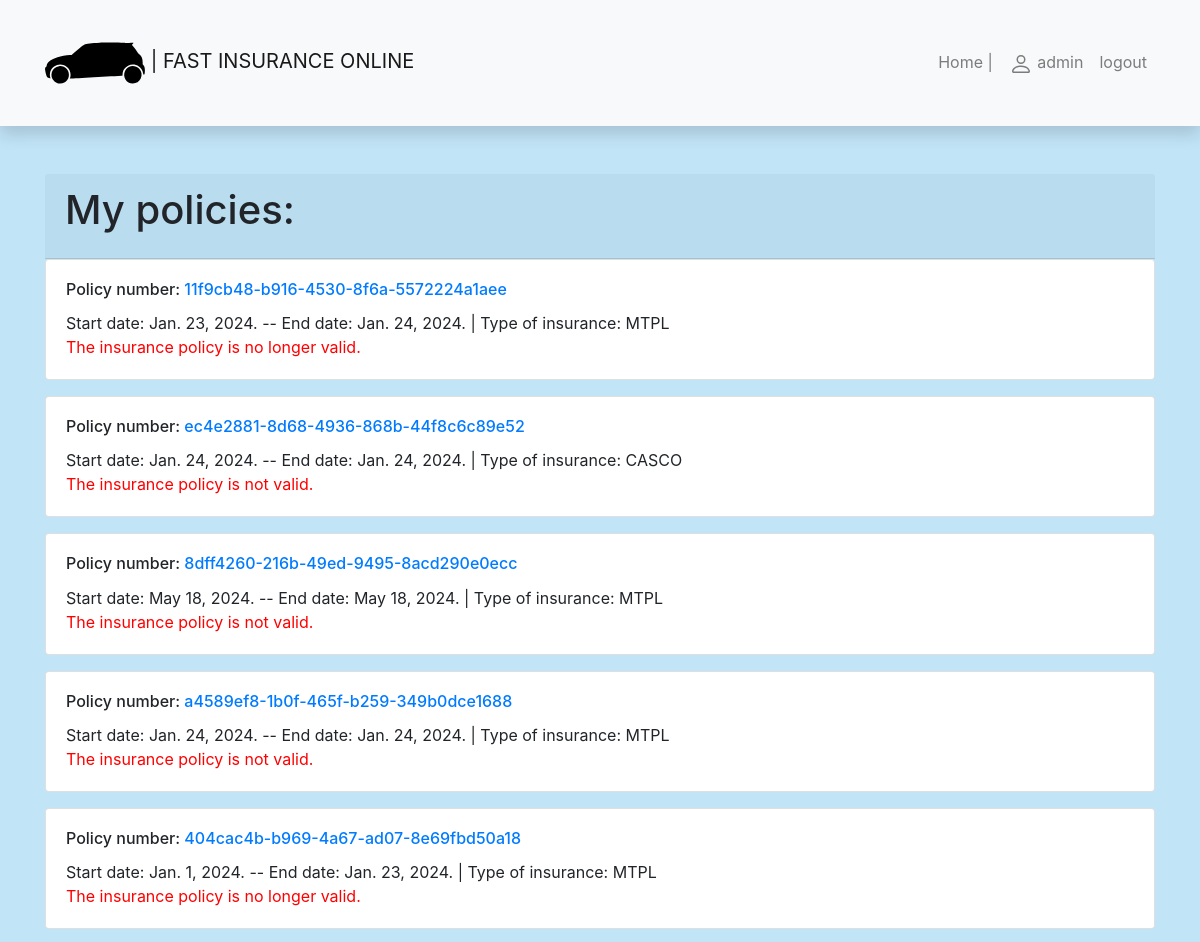
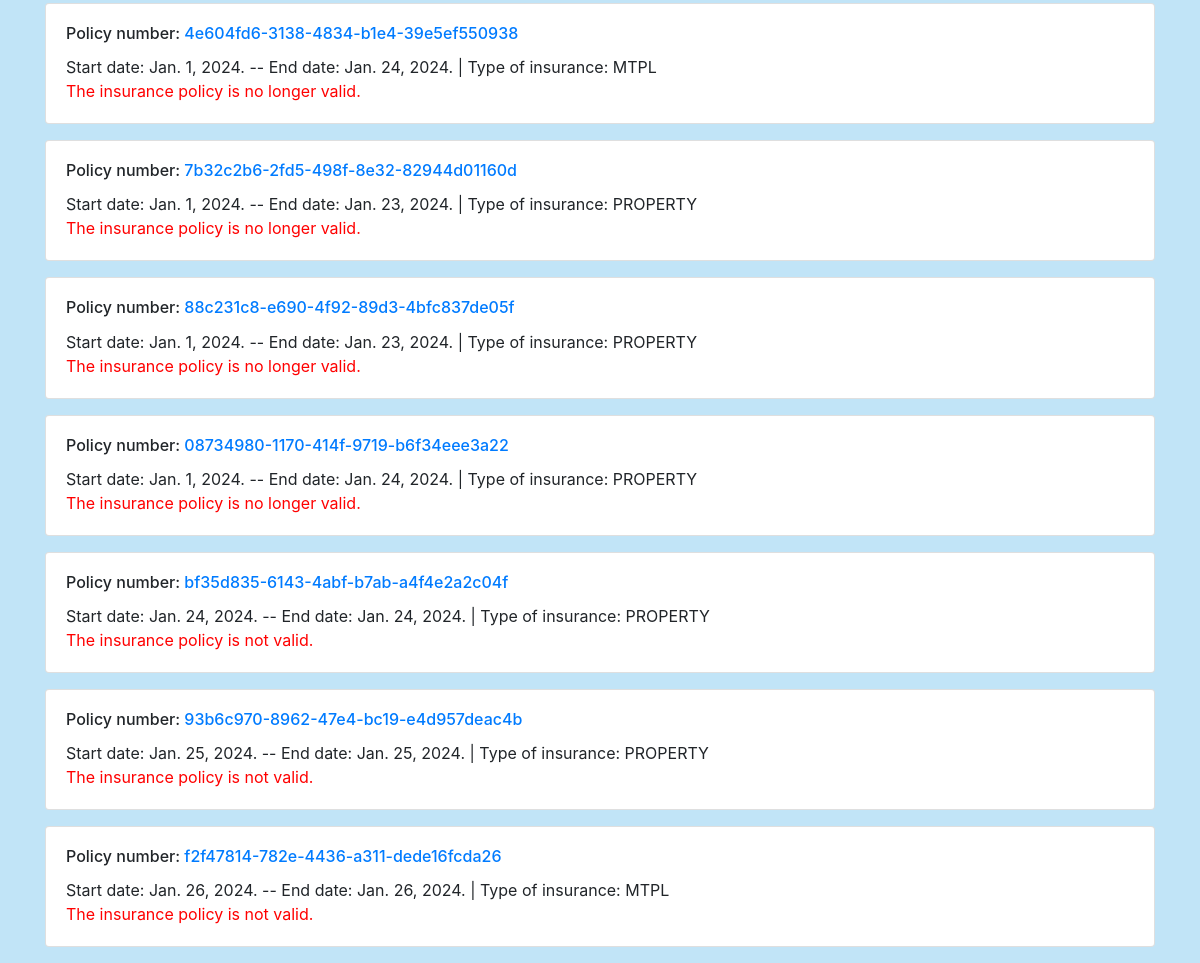
Screenshot of /insurance/my-policies/ (signed in) with the database file from the repository (2 pictures, top to bottom).
### insurance/models.py (models this page shows, shortened)
class Policy(models.Model):
    policyholder = models.ForeignKey('Policyholder', related_name='policies', on_delete=models.SET_NULL, null=True,
                                     blank=True)
    policy_number = models.UUIDField(primary_key=True, default=uuid.uuid4, help_text="Unique policy number.")
    start_date = models.DateField()
    end_date = models.DateField()
    policy_duration = models.IntegerField(default=365)
    policy_type = models.CharField(max_length=255)
    insurance_premium = models.FloatField()

### insurance/views.py (the view)
# urls.py: path("my-policies/", views.PoliciesByUserListView.as_view(), name="my-policies"),
class PoliciesByUserListView(LoginRequiredMixin, generic.ListView):  # Subclass of the parent class ListView.
    model = Policy
    template_name = "user_policies.html"
    context_object_name = "policies_list"
    def get_queryset(self):
        user = self.request.user
        policyholder = Policyholder.objects.get(user=user)
        return Policy.objects.filter(policyholder=policyholder)  # We can add .order_by().
    def get_context_data(self, **kwargs):
        context = super().get_context_data(**kwargs)
        context["today"] = date.today()
        return context

### insurance/templates/user_policies.html
{% extends "base.html" %}
{% block content %}
<div class="card-header">
    <h1 class="card-title">My policies:</h1>
</div>
{% if policies_list %}
{% for policy in policies_list %}
    <div class="card mb-3">
        <div class="card-body">
            <h6 class="card-title">Policy number: <a href="{% url 'policy-one' policy.policy_number %}">
                {{ policy.policy_number }}</a>
            </h6>
            <p class="card-text">Start date: {{policy.start_date}}. -- End date: {{policy.end_date}}.
            | Type of insurance: {{ policy.policy_type }}
            <br>
            {% if policy.end_date == policy.start_date %}
                <span style="color:red;">The insurance policy is not valid.</span>
            {% elif policy.end_date <= today %}
                <span style="color:red;">The insurance policy is no longer valid.</span>
            {% elif policy.start_date > today %}
                <span style="color:orange;">Insurance coverage has not yet started.</span>
            {% else %}
                <span style="color:green;">Insurance coverage is valid.</span>
            {% endif %}
            </p>
        </div>
    </div>
{% endfor %}
{% else %}
<p>You do not have insurance policies in our company.</p>
{% endif %}
{% endblock %}

### insurance/templates/base.html (shortened to what this page needs)
<!DOCTYPE html>
<html lang="en">
<head>
    <link
            rel="stylesheet"
            href="https://stackpath.bootstrapcdn.com/bootstrap/4.1.3/css/bootstrap.min.css"
    />
    <link
            rel="stylesheet"
            href="https://cdnjs.cloudflare.com/ajax/libs/font-awesome/4.7.0/css/font-awesome.min.css"
    />
    {% load static %}
    <link rel="stylesheet" href="{% static 'css/styles.css' %}"/>
</head>
<body>
<nav
        class="navbar navbar-expand-lg navbar-light bg-light static-top mb-5 shadow"
>
    <div class="container">
        <a class="navbar-brand" href="{% url 'index' %}">
            | FAST INSURANCE ONLINE</a>
        <div class="collapse navbar-collapse" id="navbarResponsive">
            <ul class="navbar-nav ml-auto">
                <li class="nav-item">
                    <a class="nav-link" href="{% url 'index' %}">Home |</a>
                </li>
                {% if user.is_authenticated %}
                <li class="nav-item"><a class="nav-link" href="{% url 'profile-url' %}">
                    {{ user }}</a></li>
                <li class="nav-item"><a class="nav-link" href="{% url 'logout' %}?next=/insurance">logout</a>
                {% endif %}
            </ul>
        </div>
    </div>
</nav>
<div class="container">{% block content %}{% endblock %}</div>
</body>
</html>

### insurance/static/css/styles.css (style rules this page uses)
body { background-color: #c1e4f7; }

### rows the page displays
Policy: policy_number "11f9cb48-b916-4530-8f6a-5572224a1aee", start_date "Jan. 23, 2024", end_date "Jan. 24, 2024", policy_type "MTPL", shows "The insurance policy is no longer valid."
Policy: policy_number "ec4e2881-8d68-4936-868b-44f8c6c89e52", start_date "Jan. 24, 2024", end_date "Jan. 24, 2024", policy_type "CASCO", shows "The insurance policy is not valid."
Policy: policy_number "8dff4260-216b-49ed-9495-8acd290e0ecc", start_date "May 18, 2024", end_date "May 18, 2024", policy_type "MTPL", shows "The insurance policy is not valid."
Policy: policy_number "a4589ef8-1b0f-465f-b259-349b0dce1688", start_date "Jan. 24, 2024", end_date "Jan. 24, 2024", policy_type "MTPL", shows "The insurance policy is not valid."
Policy: policy_number "404cac4b-b969-4a67-ad07-8e69fbd50a18", start_date "Jan. 1, 2024", end_date "Jan. 23, 2024", policy_type "MTPL", shows "The insurance policy is no longer valid."
Policy: policy_number "4e604fd6-3138-4834-b1e4-39e5ef550938", start_date "Jan. 1, 2024", end_date "Jan. 24, 2024", policy_type "MTPL", shows "The insurance policy is no longer valid."
Policy: policy_number "7b32c2b6-2fd5-498f-8e32-82944d01160d", start_date "Jan. 1, 2024", end_date "Jan. 23, 2024", policy_type "PROPERTY", shows "The insurance policy is no longer valid."
Policy: policy_number "88c231c8-e690-4f92-89d3-4bfc837de05f", start_date "Jan. 1, 2024", end_date "Jan. 23, 2024", policy_type "PROPERTY", shows "The insurance policy is no longer valid."
Policy: policy_number "08734980-1170-414f-9719-b6f34eee3a22", start_date "Jan. 1, 2024", end_date "Jan. 24, 2024", policy_type "PROPERTY", shows "The insurance policy is no longer valid."
Policy: policy_number "bf35d835-6143-4abf-b7ab-a4f4e2a2c04f", start_date "Jan. 24, 2024", end_date "Jan. 24, 2024", policy_type "PROPERTY", shows "The insurance policy is not valid."
Policy: policy_number "93b6c970-8962-47e4-bc19-e4d957deac4b", start_date "Jan. 25, 2024", end_date "Jan. 25, 2024", policy_type "PROPERTY", shows "The insurance policy is not valid."
Policy: policy_number "f2f47814-782e-4436-a311-dede16fcda26", start_date "Jan. 26, 2024", end_date "Jan. 26, 2024", policy_type "MTPL", shows "The insurance policy is not valid."

### other values shown
{{ user }} "admin"
